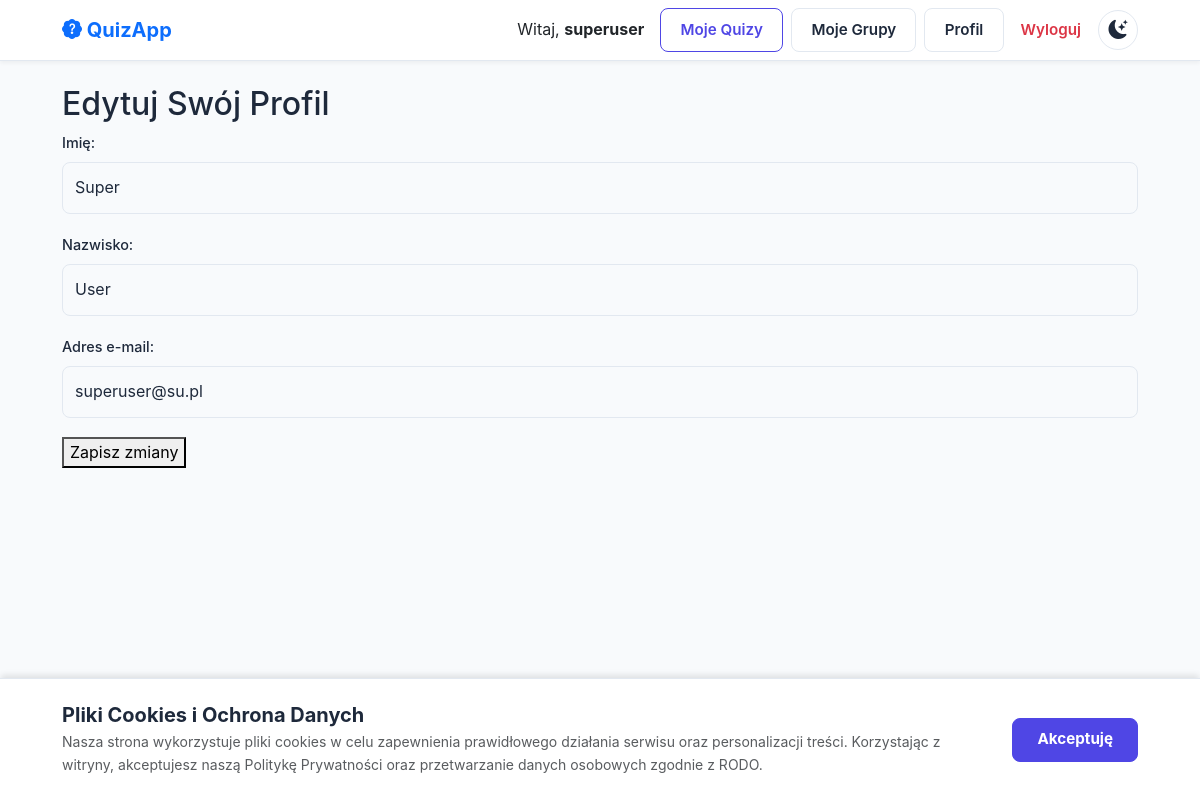
The page /accounts/profile/ (signed in) on the database its author committed.
### accounts/models.py (models this page shows)
class User(AbstractUser):
    groups = models.ManyToManyField(
        Group,
        verbose_name='groups',
        blank=True,
        help_text=(
            'The groups this user belongs to. A user will get all permissions '
            'granted to each of their groups.'
        ),
        related_name="%(app_label)s_%(class)s_groups",
        related_query_name="user",
    )
    user_permissions = models.ManyToManyField(
        Permission,
        verbose_name='user permissions',
        blank=True,
        help_text='Specific permissions for this user.',
        related_name="%(app_label)s_%(class)s_user_permissions",
        related_query_name="user",
    )
    pass # Keep pass if you have no other custom fields yet

### accounts/views.py (the view)
# urls.py: path('profile/', profile_edit_view, name='profile_edit'), # NOWA ŚCIEŻKA
@login_required # Wymaga zalogowania
def profile_edit_view(request):
    if request.method == 'POST':
        form = UserProfileForm(request.POST, instance=request.user)
        if form.is_valid():
            form.save()
            messages.success(request, 'Twój profil został zaktualizowany!')
            return redirect('profile_edit') # Przekieruj z powrotem na tę samą stronę
    else:
        form = UserProfileForm(instance=request.user) # Wypełnij formularz danymi użytkownika
    return render(request, 'registration/profile_edit.html', {'form': form})

### accounts/forms.py
class UserProfileForm(forms.ModelForm):
    class Meta:
        model = User
        fields = ('first_name', 'last_name', 'email')
        labels = {
            'first_name': 'Imię',
            'last_name': 'Nazwisko',
            'email': 'Adres e-mail',
        }

### templates/registration/profile_edit.html (shortened to what this page needs)
{% extends "base.html" %}
{% block content %}
  <h2>Edytuj Swój Profil</h2>
  <form method="post">
    {{ form.as_p }}
    <button type="submit">Zapisz zmiany</button>
  </form>
{% endblock %}

### templates/base.html (shortened to what this page needs)
{% load static %}
<!DOCTYPE html>
<html lang="pl">
<head>
    <link href="https://cdn.jsdelivr.net/npm/bootstrap@5.3.0/dist/css/bootstrap.min.css" rel="stylesheet">
    <link rel="stylesheet" href="https://cdn.jsdelivr.net/npm/bootstrap-icons@1.10.0/font/bootstrap-icons.css">
    <link rel="stylesheet" href="{% static 'css/style.css' %}">
</head>
<body class="d-flex flex-column min-vh-100">
    <nav class="navbar navbar-expand-lg navbar-light bg-white mb-4">
        <div class="container">
            <a class="navbar-brand fw-bold text-primary" href="{% url 'home' %}">
                <i class="bi bi-patch-question-fill"></i> QuizApp
            </a>
            <div class="collapse navbar-collapse" id="navbarNav">
                <ul class="navbar-nav ms-auto align-items-center">
                    {% if user.is_authenticated %}
                        <li class="nav-item">
                            <span class="nav-link disabled text-dark">Witaj, <strong>{{ user.username }}</strong></span>
                        </li>
                        <li class="nav-item ms-lg-2">
                            <a class="btn btn-outline-primary btn-sm" href="{% url 'my-quizzes' %}">Moje Quizy</a>
                        </li>
                        <li class="nav-item ms-lg-2">
                            <a class="btn btn-light btn-sm" href="{% url 'group-list' %}">Moje Grupy</a>
                        </li>
                        <li class="nav-item ms-lg-2">
                            <a class="btn btn-light btn-sm" href="{% url 'profile_edit' %}">Profil</a>
                        </li>
                        <li class="nav-item ms-lg-2">
                            <form action="{% url 'logout' %}" method="post" class="d-inline">
                                <button type="submit" class="btn btn-link nav-link text-danger">Wyloguj</button>
                            </form>
                        </li>
                    {% endif %}
                        <li class="nav-item ms-2">
                          <button id="theme-toggle" class="theme-toggle" aria-label="Przełącz motyw">
                            <i id="theme-icon" class="bi bi-moon-stars-fill"></i>
                          </button>
                        </li>
                </ul>
            </div>
        </div>
    </nav>
    <div class="container">
        {% block content %}{% endblock %}
    </div>
    <footer class="mt-auto py-3 text-center text-muted text-small">
        <div class="container">
        </div>
    </footer>
    <div id="cookie-banner" class="p-4">
        <div class="container d-flex flex-column flex-md-row align-items-center justify-content-between gap-3">
            <div class="text-muted">
                <h5 class="fw-bold mb-1"> Pliki Cookies i Ochrona Danych</h5>
                <p class="mb-0 small">
                    Nasza strona wykorzystuje pliki cookies w celu zapewnienia prawidłowego działania serwisu oraz personalizacji treści.
                    Korzystając z witryny, akceptujesz naszą Politykę Prywatności oraz przetwarzanie danych osobowych zgodnie z RODO.
                </p>
            </div>
            <div class="d-flex gap-2 shrink-0">
                <button id="accept-cookies" class="btn btn-primary btn-sm px-4 fw-bold">Akceptuję</button>
            </div>
        </div>
    </div>
</body>
</html>

### static/css/style.css (style rules this page uses)
:root { --bg: #f8fafc; --surface: #ffffff; --surface-hover: #f1f5f9; --text: #1e293b; --text-muted: #64748b; --border: #e2e8f0; --primary: #4f46e5; --primary-hover: #4338ca; --primary-text: #ffffff; --secondary: #64748b; --secondary-hover: #475569; --danger: #ef4444; --danger-hover: #dc2626; --success: #10b981; --shadow: 0 4px 6px -1px rgb(0 0 0 / 0.1), 0 2px 4px -2px rgb(0 0 0 / 0.1); --radius: 12px; }
* { box-sizing: border-box; }
body { font-family: 'Inter', -apple-system, BlinkMacSystemFont, "Segoe UI", Roboto, sans-serif; background-color: var(--bg); color: var(--text); margin: 0; line-height: 1.6; transition: background-color 0.3s, color 0.3s; }
a { color: var(--primary); text-decoration: none; transition: color 0.2s; }
h1, h2, h3, h4, h5, h6 { color: var(--text); margin-top: 0; }
nav { background: var(--surface); padding: 1rem 2rem; display: flex; justify-content: space-between; align-items: center; border-bottom: 1px solid var(--border); box-shadow: 0 1px 3px 0 rgb(0 0 0 / 0.1); }
.container { max-width: 1100px; }
.btn { display: inline-flex; align-items: center; justify-content: center; padding: 0.6rem 1.2rem; border-radius: 8px; text-decoration: none; border: 1px solid transparent; cursor: pointer; font-size: 0.95rem; font-weight: 600; transition: all 0.2s; line-height: 1.5; }
.btn-primary { background-color: var(--primary); border-color: var(--primary); color: var(--primary-text); }
.btn-secondary, .btn-light { background-color: var(--surface); color: var(--text); border-color: var(--border); }
.btn-outline-primary { color: var(--primary); border-color: var(--primary); background-color: transparent; }
form p { margin-bottom: 1.2rem; }
label { display: block; margin-bottom: 0.5rem; font-weight: 500; color: var(--text); font-size: 0.9rem; }
input[type="text"], input[type="search"], input[type="email"], input[type="password"], input[type="number"], select, textarea { width: 100%; padding: 0.75rem; border: 1px solid var(--border); border-radius: 8px; box-sizing: border-box; background-color: var(--bg); color: var(--text); font-size: 1rem; transition: border-color 0.2s; }
.theme-toggle { padding: 0.5rem; border-radius: 50%; border: 1px solid var(--border); background-color: var(--surface); color: var(--text); cursor: pointer; width: 40px; height: 40px; display: flex; align-items: center; justify-content: center; font-size: 1.2rem; transition: transform 0.2s, background-color 0.2s; }
#cookie-banner { position: fixed; bottom: 0; left: 0; width: 100%; z-index: 1050; background-color: var(--surface); color: var(--text); border-top: 1px solid var(--border); box-shadow: 0 -4px 6px -1px rgba(0, 0, 0, 0.1); transform: translateY(100%); transition: transform 0.3s ease-in-out; }
#cookie-banner.show { transform: translateY(0); }

### templates/base.html (style rules this page uses)
body { background-color: var(--bg); color: var(--text); transition: background-color 0.3s, color 0.3s; }
.navbar { box-shadow: 0 2px 4px rgba(0,0,0,0.05); }

### rows shown on the page
User: username "superuser", first_name "Super", last_name "User", email "superuser@su.pl"
